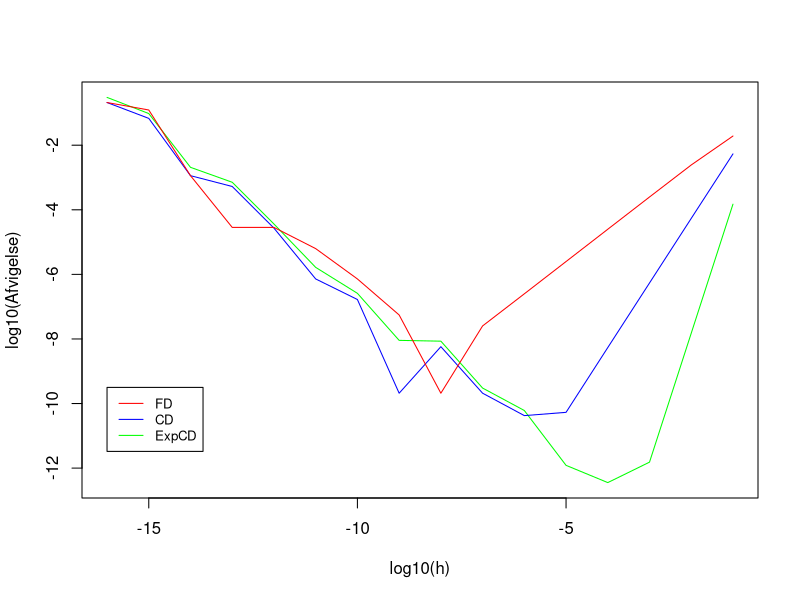
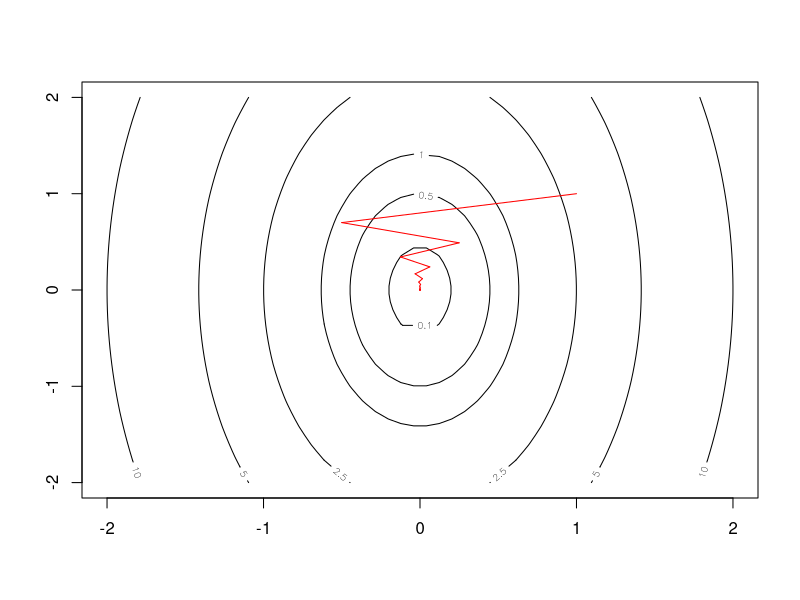
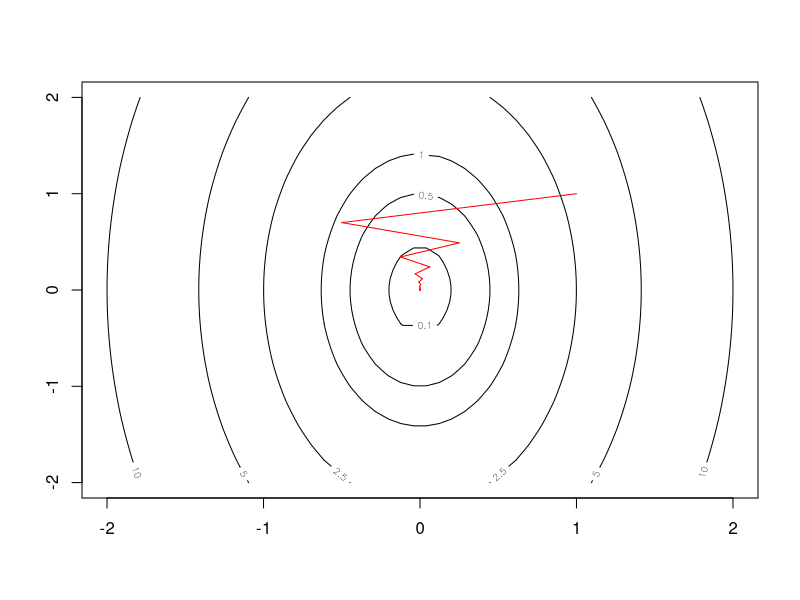
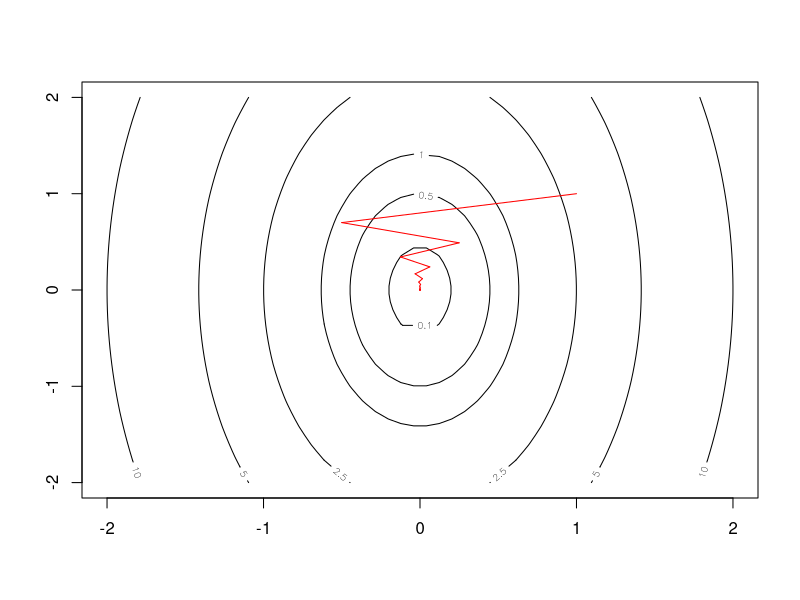

The R source for these figures, in order:
## ---- chunk 1
knitr::opts_chunk$set(echo = TRUE)
library("microbenchmark")
printf <- function(...) cat(sprintf(...))
printfln <- function(...) cat(sprintf(...), "\n")
Outer <- function(x,y,fun) {
   mat <- matrix(NA, length(x), length(y))
   for (i in seq_along(x)) {
            for (j in seq_along(y)) {mat[i,j] <- fun(x[i],y[j])} }
   mat}
## ---- chunk 2
# Vælger værdier
eps <- .Machine$double.eps
x <- pi/3

# Definerer funktioner 
f        <- function(x){cos(cos(x)*sin(x))}
df.exact <- function(x){-cos(2*x)*sin( cos(x)*sin(x) )}
FD       <- function(x,h){(f(x+h) - f(x))/h}
CD       <- function(x,h){(f(x+h) - f(x-h))/(2*h)}
ExpCD    <- function(x,h){(8*( f(x+h) - f(x-h) )
                          - ( f(x+2*h) - f(x-2*h) ))/(12*h)}

# For-løkke til evaluering af metoderne
FD_val <- CD_val <- ExpCD_val <- h <- numeric(16)
for (i in seq(1,16, length.out = 16)){
h[i] <- 10^{-i}
FD_val[i]    <- FD(x,h[i])
CD_val[i]    <- CD(x,h[i])
ExpCD_val[i] <- ExpCD(x,h[i])
}

# Afvigelse mellem approksimater og den eksakte afledte.
FD_err    <- abs(FD_val - df.exact(x))
CD_err    <- abs(CD_val - df.exact(x))
ExpCD_err <- abs(ExpCD_val - df.exact(x))

# Potter afvigelser mod h værdier.
plot(log10(h) , log10( ExpCD_err ) , 
     type = "l" , col = "green" , xlab = "log10(h)" , ylab="log10(Afvigelse)")
lines(log10(h) , log10( CD_err ) , col = "blue")
lines(log10(h) , log10( FD_err ) , col = "red")

legend(-16, -9.5, legend=c("FD", "CD" , "ExpCD"),
       col=c("red", "blue" , "green" ), lty=1, cex=0.8)

## ---- chunk 3
# Definerer hvad et "ADnum" er.
create_ADnum = function(val, deriv = 1) {
x = list(val = val, deriv = deriv)
class(x) = "ADnum"
return(x)
}

# Definerer hvad der forstås ved at printe et ADnum
print.ADnum = function(x, ...) {
cat("value = ", x$val,
" and deriv = ", x$deriv, "\n", sep = "")
return(invisible(x))
}
     
#Definerer produktreglen og brøkreglen
Ops.ADnum = function(e1, e2) {
# LHS constant, e.g. 2*x: e1 is a number 2, convert to ADnum
if (.Method[1] == "") {
e1 = create_ADnum(e1, 0)
}

# RHS constant, e.g. x*2: e2 is a number 2, convert to ADnum
if (.Method[2] == "") {
e2 = create_ADnum(e2, 0)
}

# Definerer hvordan man adderer ADnums
if (.Generic == "+") {
return(create_ADnum(e1$val + e2$val, e1$deriv + e2$deriv) )
}
  
# Definerer hvordan man subtraherer ADnums
if (.Generic == "-") {
return(create_ADnum(e1$val - e2$val, e1$deriv - e2$deriv) )
}
  
# Definerer hvordan man ganger ADnums (Produktregel) 
if (.Generic == "*") {
return(create_ADnum(e1$val * e2$val, e1$deriv*e2$val + e1$val*e2$deriv) )
}

# Definerer hvordan man dividerer ADnums (Brøkregel)  
if (.Generic == "/") {
return(create_ADnum(e1$val / e2$val, (e1$deriv*e2$val - e1$val*e2$deriv)/e2$val^2) )
}
  
stop("Function ’", .Generic, "’ not yet implemented for ADnum")
}

#Definerer cos, sin og exp
Math.ADnum = function(x, ...) {
if (.Generic == "cos") {
  return(create_ADnum(cos(x$val), -sin(x$val)*x$deriv))
} 
else if (.Generic == "sin") {
  return(create_ADnum(sin(x$val), cos(x$val)*x$deriv))
} 
else if (.Generic == "exp") {
  return(create_ADnum(exp(x$val), exp(x$val)*x$deriv))
}

stop("Function ’", .Generic, "’ not yet implemented for ADnum")
}
## ---- chunk 4
# Definerer funktion og gradient.
f <- function(x) cos(sin(x)*cos(x))
g_exact <- function(x) -(cos(x)^2-sin(x)^2)*sin(sin(x)*cos(x))

# Vælger værdier.
x <- pi/2
h <- 10^-5

# Definerer xAD til at være et AD_num.
xAD <- create_ADnum(x)

frame <- data.frame(Exact = c(f(x),g_exact(x)) , AD = c(f(xAD)$val,f(xAD)$deriv) , FD = c(NA,FD(x,h)) , CD = c(NA,CD(x,h)) , ExpCD = c(NA,ExpCD(x,h)) )
rownames(frame) <- c("Function","Gradient") ; frame

## ---- chunk 5

f <- function(x) (5*x[1]^2 + x[2]^2)/2
g <- function(x) c(5*x[1],x[2])

FDm <- function(x,h = 1e-4){
  n <- length(x)
  grad <- numeric(n)
  
  for ( i in 1:n ){
    e <- tabulate(i, nbins = n)
    grad[i] <- (f(x+e*h) - f(x))/h
  }
  return(grad)
}

CDm <- function(x,h = 1e-4){
  n <- length(x)
  grad <- numeric(n)
  
  for ( i in 1:n ){
    e <- tabulate(i, nbins = n)
    grad[i] <- (f(x+e*h) - f(x-e*h))/(2*h)
  }
  return(grad)
}

ExpCDm <- function(x,h = 1e-4){
  n <- length(x)
  grad <- numeric(n)
  
  for ( i in 1:n ){
    e <- tabulate(i, nbins = n)
    grad[i] <- (8*(f(x+e*h) - f(x-e*h)) - ( f(x+2*e*h) - f(x-2*e*h) ))/(12*h)
  }
  return(grad)
}


backtracking_line_search <- function(alpha, c, rho, x_k, p_k, g_k, f) {
	alpha_k <- alpha
	repeat { 
		lhs <- f(x_k + alpha_k * p_k)
		rhs <- f(x_k) + c * alpha_k * g_k %*% p_k
		if (lhs <= rhs) break
		alpha_k <- rho * alpha_k
	}
	return(alpha_k)
}

f_xy <- function(x,y) f(c(x,y))
N <- 50
x <- y <- seq(-2,2,length.out = N) 
z <- Outer(x,y,f_xy)
lev <- c(.1,.5,1,2.5,5,10)

steepest_descent <- function(f, x_k, alpha, c, rho, tol, k_max,FUN) {
  k <- 0
	g_k <- tol + 1 # For at komme i gang
	contour(x, y, z, levels = lev)
	
	while ((norm(g_k,type="2") > tol) & (k < k_max)) { # Type 2 er for vektorer
		g_k <- FUN(x_k)
		p_k <- -g_k 
		alpha_k <- backtracking_line_search(alpha , c, rho, x_k, p_k, g_k, f)
		x_old <- x_k
		x_k <- x_k + alpha_k * p_k
		k <- k + 1
		
		lines(c(x_old[1],x_k[1]) , c(x_old[2],x_k[2]) , col = "red")
		
	}
	printfln("k = %d \t x_k = (%6.3f , %6.3f) \t f_k = %.2f \t g_k = (%8.3f , %8.3f) \t ", k, x_k[1] , x_k[2], f(x_k), g_k[1] , g_k[2])
	
	
	return(x_k)
}
## ---- chunk 6
x_k <- c(1,1)
alpha <- 0.3
c <- tol <- 1e-4
rho <- 0.5
k_max <- 1000

steepest_descent(f , x_k , alpha , c , rho , tol , k_max , g)
steepest_descent(f, x_k , alpha , c , rho , tol , k_max ,FDm)
steepest_descent(f, x_k , alpha , c , rho , tol , k_max ,ExpCDm)
## ---- chunk 7
steepest_descentnp <- function(f, x_k, alpha, c, rho, tol, k_max,FUN) {
  k <- 0
	g_k <- tol + 1 # For at komme i gang
	
	while ((norm(g_k,type="2") > tol) & (k < k_max)) { # Type 2 er for vektorer
		g_k <- FUN(x_k)
		p_k <- -g_k 
		alpha_k <- backtracking_line_search(alpha , c, rho, x_k, p_k, g_k, f)
		x_old <- x_k
		x_k <- x_k + alpha_k * p_k
		k <- k + 1
	}
	
	return(x_k)
}

microbenchmark(
steepest_descentnp(f, x_k , alpha , c , rho , tol , k_max , g) ,
steepest_descentnp(f, x_k , alpha , c , rho , tol , k_max , FDm) ,
steepest_descentnp(f, x_k , alpha , c , rho , tol , k_max , ExpCDm) ,
unit = "ms",
times = 100
)
